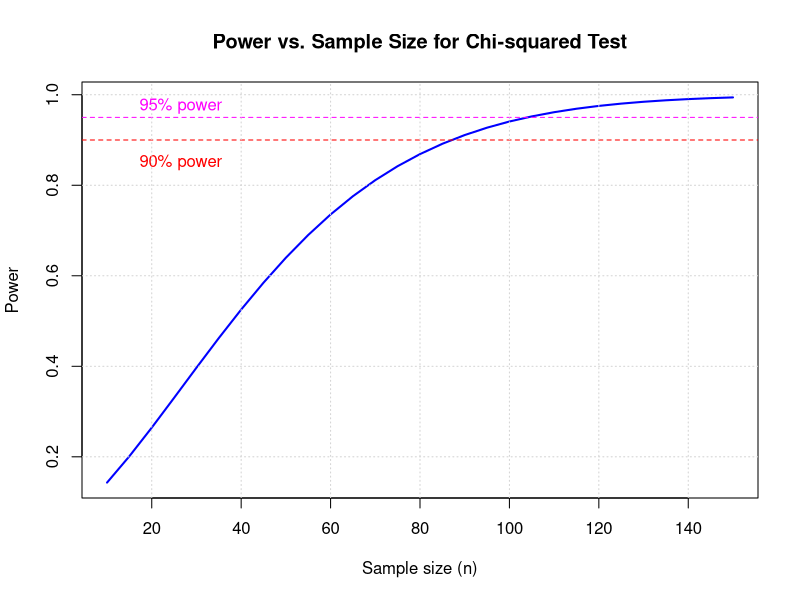

This figure's R source:
#!/usr/bin/env Rscript

# power_vs_sample_chisq.R
# Plot power vs. sample size for a chi-squared goodness-of-fit test

# Parameters
alpha <- 0.05                     # Significance level
p0 <- c(0.125, 0.125, 0.125, 0.125, 0.125, 0.125, 0.125, 0.125)   # Expected probabilities for 4 categories under H0
p1 <- c(0.0375,  0.0625, 0.0875, 0.1125, 0.1375, 0.1625, 0.1875, 0.2125)   # True probabilities under H1
df <- length(p0) - 1              # Degrees of freedom

df

# Function to compute power analytically
# n=sample size, 
# p0 = expected probabilities per category under H0
# p1=true probabilities under H1 
# alpha = significance level
power_chisq <- function(n, p0, p1, alpha) {
  lambda <- n * sum((p1 - p0)^2 / p0)                # Noncentrality parameter
  crit <- qchisq(1 - alpha, df = length(p0) - 1)     # Critical value of the chi-squared under H0
  power <- 1 - pchisq(crit, df = length(p0) - 1, ncp = lambda) # Computes P (chisq > chisq_crit)
  return(power)
}

# Sample sizes to test
n_values <- seq(10, 150, by = 5)
power_values <- sapply(n_values, power_chisq, p0 = p0, p1 = p1, alpha = alpha)

# PDF output
pdf("PowerPlot2.pdf", width = 6, height = 5)

# Plot
plot(n_values, power_values, type = "l", lwd = 2, col = "blue",
     xlab = "Sample size (n)",
     ylab = "Power",
     main = "Power vs. Sample Size for Chi-squared Test")
abline(h = 0.9, lty = 2, col = "red")  # Typical power threshold
abline(h = 0.95, lty = 2, col = "magenta")  # Typical power threshold
text(15, 0.85, "90% power", col = "red", pos = 4)
text(15, 0.975, "95% power", col = "magenta", pos = 4)

grid()

print(n_values)
print(power_values)

# Close display
dev.off()

